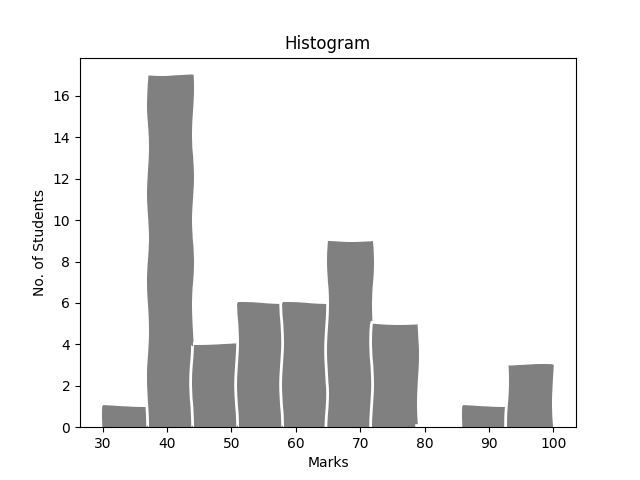

Recreate this plot in Python.
import matplotlib.pyplot as plt 

#histogram

#these are the marks of students in the course Numerical Analysis
data = [100, 58,41,50,65,75,52,55,43,60,66,46,30,50,100,66,60,41,71,100,62,66,71,52,54,89,77,60,66,65,77,55,40,43,40,77,65,41,43,43,56,43,41,73,41,50,40,40,43,60,41,41]

plt.xlabel('Marks')
plt.ylabel('No. of Students')
plt.title('Histogram')

plt.hist(data, color='gray',bins=10, edgecolor='black')
plt.show()
